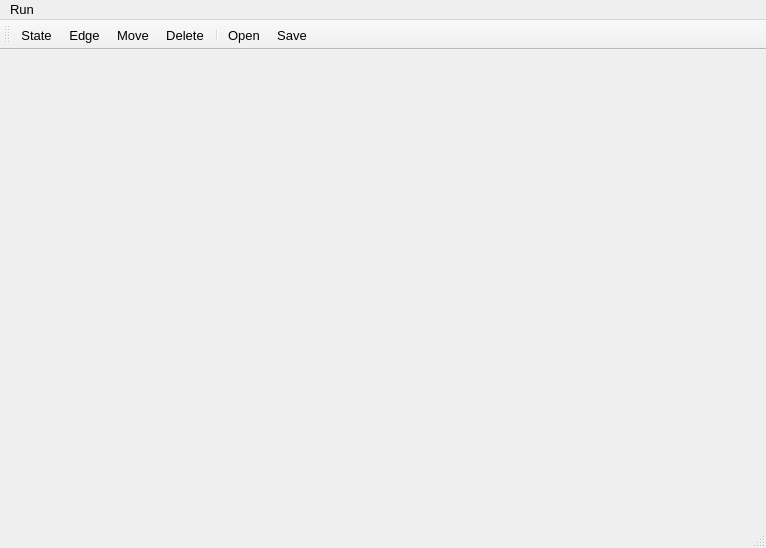
<?xml version="1.0" encoding="UTF-8"?>
<ui version="4.0">
 <class>DFA</class>
 <widget class="QMainWindow" name="DFA">
  <property name="geometry">
   <rect>
    <x>0</x>
    <y>0</y>
    <width>766</width>
    <height>548</height>
   </rect>
  </property>
  <property name="font">
   <font>
    <pointsize>10</pointsize>
   </font>
  </property>
  <property name="windowTitle">
   <string>MainWindow</string>
  </property>
  <widget class="QWidget" name="centralwidget">
   <layout class="QVBoxLayout" name="verticalLayout"/>
  </widget>
  <widget class="QMenuBar" name="menubar">
   <property name="geometry">
    <rect>
     <x>0</x>
     <y>0</y>
     <width>766</width>
     <height>26</height>
    </rect>
   </property>
   <widget class="QMenu" name="menuCreate">
    <property name="title">
     <string>Run</string>
    </property>
    <addaction name="actionFast_Run"/>
    <addaction name="actionStep_by_Step"/>
    <addaction name="actionMultiple_Run"/>
   </widget>
   <addaction name="menuCreate"/>
  </widget>
  <widget class="QStatusBar" name="statusbar"/>
  <widget class="QToolBar" name="toolBar">
   <property name="windowTitle">
    <string>toolBar</string>
   </property>
   <attribute name="toolBarArea">
    <enum>TopToolBarArea</enum>
   </attribute>
   <attribute name="toolBarBreak">
    <bool>false</bool>
   </attribute>
   <addaction name="actionState"/>
   <addaction name="actionEdge_2"/>
   <addaction name="actionMove"/>
   <addaction name="actionDelete_2"/>
   <addaction name="separator"/>
   <addaction name="actionOpen"/>
   <addaction name="actionSave"/>
  </widget>
  <action name="actionOpen">
   <property name="text">
    <string>Open</string>
   </property>
  </action>
  <action name="actionSave">
   <property name="text">
    <string>Save</string>
   </property>
  </action>
  <action name="actionFast_Run">
   <property name="text">
    <string>Fast Run</string>
   </property>
  </action>
  <action name="actionStep_by_Step">
   <property name="text">
    <string>Step by Step</string>
   </property>
  </action>
  <action name="actionEdge_2">
   <property name="text">
    <string>Edge</string>
   </property>
  </action>
  <action name="actionDelete_2">
   <property name="text">
    <string>Delete</string>
   </property>
  </action>
  <action name="actionState">
   <property name="text">
    <string>State</string>
   </property>
  </action>
  <action name="actionMultiple_Run">
   <property name="text">
    <string>Multiple Run</string>
   </property>
  </action>
  <action name="actionMove">
   <property name="text">
    <string>Move</string>
   </property>
  </action>
 </widget>
 <resources/>
 <connections/>
</ui>
